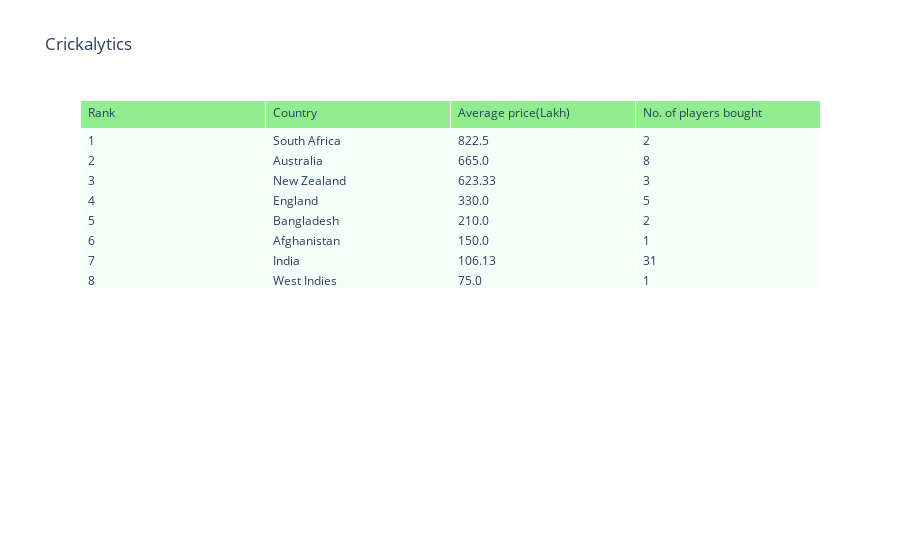

Here is the notebook cell this chart was saved with:
### Code cell
import plotly.graph_objects as go
import pandas as pd

fig = go.Figure(data=[go.Table(
    header=dict(values=list(prices.columns),
                fill_color='lightgreen',
                align='left'),
    cells=dict(values=[prices.Rank, prices.Country, prices['Average price(Lakh)'], prices['No. of players bought']],
               fill_color='mintcream',
               align='left'))
])
fig.update_layout(title_text='Crickalytics')
fig.show()

### Figure 1 — Plotly figure (JSON) as saved in the notebook; plotly's stock layout.template omitted (floating-point values rounded to 4 significant figures)
{"data": [{"cells": {"align": "left", "fill": {"color": "mintcream"}, "values": [["1", "2", "3", "4", "5", "6", "7", "8"], ["South Africa", "Australia", "New Zealand", "England", "Bangladesh", "Afghanistan", "India", "West Indies"], ["822.5", "665.0", "623.33", "330.0", "210.0", "150.0", "106.13", "75.0"], ["2", "8", "3", "5", "2", "1", "31", "1"]]}, "header": {"align": "left", "fill": {"color": "lightgreen"}, "values": ["Rank", "Country", "Average price(Lakh)", "No. of players bought"]}, "type": "table"}], "layout": {"title": {"text": "Crickalytics"}}}
